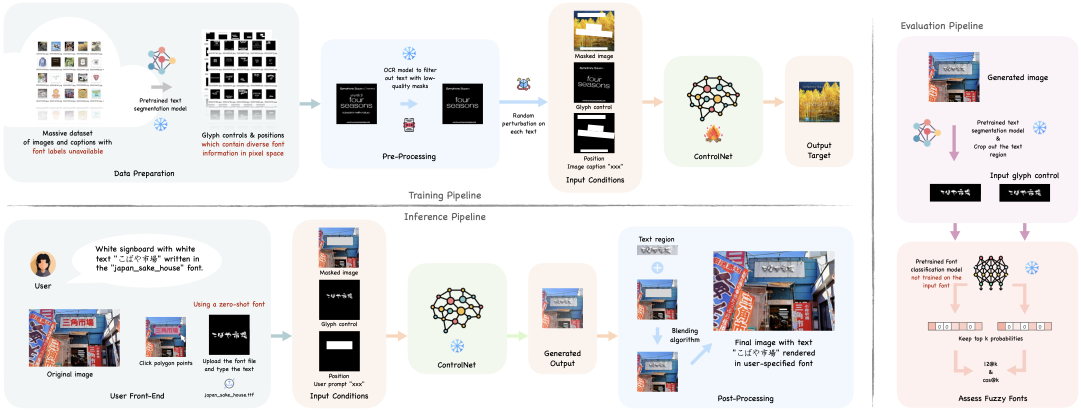
#> input picture flows.png, 2161 x 823 px (shown at 1/2 size); its folder holds only this picture in this run
$ python -i generate_text_transformation_pairs.py   (imports and definitions only)
#> lines starting #> are read from the running program, lines starting #| are printed output that depends on the picture
import os
import json
import numpy as np
import cv2
import random
import string
from tqdm import tqdm
from PIL import Image, ImageDraw, ImageFont, ImageEnhance, ImageOps, ImageColor
from typing import List, Any
import math
import torch
import torch.nn.functional as F

import logging
from fontTools.ttLib import TTFont
# Set the logging level for fontTools to ERROR to suppress warnings
# [1 line not run here, left out]

from restore_from_transformations import *


# [59 lines left out: functions load_fonts, text_is_supported, get_text_dimensions, get_max_font_size, not called in this run]


def get_random_text(len):
    letters = string.ascii_letters
    return ''.join(random.choice(letters) for i in range(len))


# [41 lines left out: functions generate_texts, load_texts, not called in this run]

    # [10 lines of commented-out code are left out]


def gaussian(x, mu, sigma):
    return math.exp(-math.pow(x - mu, 2.) / (2 * math.pow(sigma, 2.)))


# [173 lines left out: functions render_clean_text_image, render_clean_text_image_multilines, not called in this run]


def generate_random_color():
    return (random.randint(100, 255), random.randint(100, 255), random.randint(100, 255))


def add_noise_and_color_to_image(image, noise_intensity=10, jitter_intensity=0.1):
    """
    Add random noise and perform color jittering on the given PIL image.

    :param image: Input PIL image.
    :param noise_intensity: Intensity of the noise to add.
    :param jitter_intensity: Intensity of the color jittering.
    """
#> called with noise_intensity = 10, jitter_intensity = 0.1
    # Convert to numpy array for noise addition
    np_image = np.array(image)

    # Adding noise
    for i in range(3):  # Assuming RGB image
        noise = np.random.randint(-noise_intensity, noise_intensity, (np_image.shape[0], np_image.shape[1]), dtype='int16')
        np_image[..., i] = np.clip(np_image[..., i] + noise, 0, 255)

    noisy_image = Image.fromarray(np_image.astype('uint8'), 'RGB')

    # Color jittering
    brightness_factor = random.uniform(1 - jitter_intensity, 1 + jitter_intensity)
    contrast_factor = random.uniform(1 - jitter_intensity, 1 + jitter_intensity)
    saturation_factor = random.uniform(1 - jitter_intensity, 1 + jitter_intensity)
    hue_factor = random.uniform(-jitter_intensity, jitter_intensity)

    noisy_image = ImageEnhance.Brightness(noisy_image).enhance(brightness_factor)
    noisy_image = ImageEnhance.Contrast(noisy_image).enhance(contrast_factor)
    noisy_image = ImageEnhance.Color(noisy_image).enhance(saturation_factor)

    # Hue adjustment requires conversion to HSV
    hsv_image = noisy_image.convert('HSV')
#> hsv_image: PIL image 2161x823 HSV; mean H, S, V 35.9, 10.9, 235.8
    np_hsv_image = np.array(hsv_image)
    np_hsv_image[..., 0] = np_hsv_image[..., 0] + int(hue_factor * 255)
#> np_hsv_image: shape (823, 2161, 3); mean of channels 0, 1, 2 199.7, 10.9, 235.8
    np_hsv_image[..., 0] = np.clip(np_hsv_image[..., 0], 0, 255)
    noisy_image = Image.fromarray(np_hsv_image, 'HSV').convert('RGB')
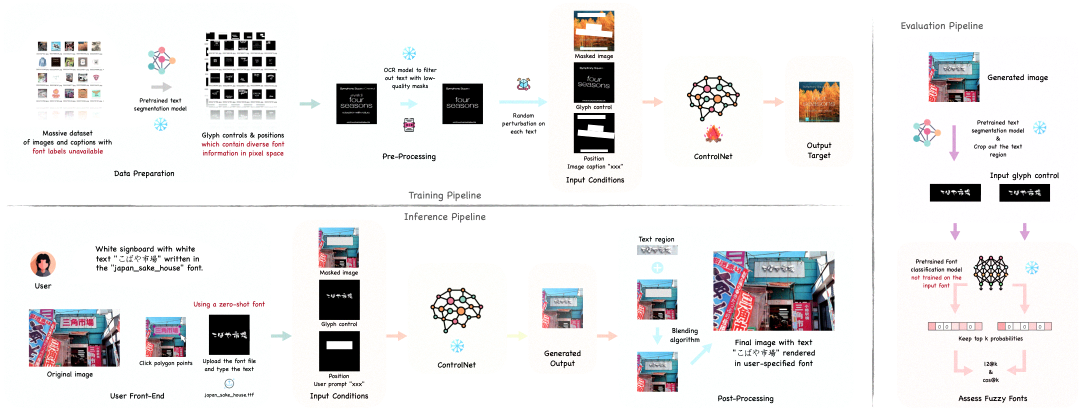
#> noisy_image: PIL image 2161x823 RGB (shown at 1/2 size); mean R, G, B 233.1, 232, 232.2

    return noisy_image


# [313 lines left out: functions apply_random_curvatures, apply_random_transformations, overlay_on_random_background, generate_text_image_pairs, not called in this run]


# [22 lines not run here, left out]

>>> import cv2
>>> picture = cv2.cvtColor(cv2.imread('../flows.png'), cv2.COLOR_BGR2RGB)
>>> result = add_noise_and_color_to_image(picture)
